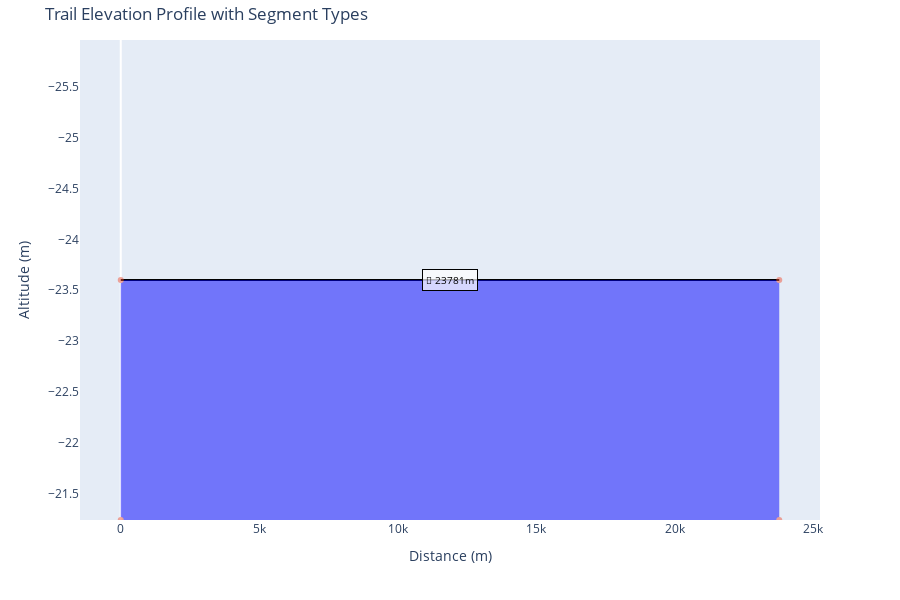

Write notebook code for a chart like this one.
### Code cell
plot_elevation_profile(ss.cut_segment(df_parquet['altitude_profile'].iloc[1], df_parquet['distance_profile'].iloc[1], df_parquet['coordinates'].iloc[1]))

### Figure 1 — Plotly figure (JSON) as saved in the notebook; plotly's stock layout.template omitted (floating-point values rounded to 4 significant figures)
{"data": [{"line": {"color": "black", "width": 2}, "mode": "lines", "name": "Elevation Profile", "type": "scatter", "x": [0, 23780.0], "y": [-23.6, -23.6]}, {"fill": "toself", "fillcolor": "blue", "hoverinfo": "skip", "line": {"width": 0}, "opacity": 0.5, "showlegend": false, "type": "scatter", "x": [0, 23780.0, 23780.0, 0], "y": [-23.6, -23.6, -21.24, -21.24]}], "layout": {"annotations": [{"bgcolor": "rgba(255, 255, 255, 0.7)", "bordercolor": "black", "borderpad": 3, "borderwidth": 1, "font": {"color": "black", "size": 10}, "showarrow": false, "text": "📏 23781m", "x": 11890.0, "y": -23.6}], "height": 600, "hovermode": "x unified", "margin": {"t": 40}, "showlegend": false, "title": {"text": "Trail Elevation Profile with Segment Types"}, "xaxis": {"showgrid": false, "title": {"text": "Distance (m)"}}, "yaxis": {"range": [-21.24, -25.96], "showgrid": false, "title": {"text": "Altitude (m)"}}}}
